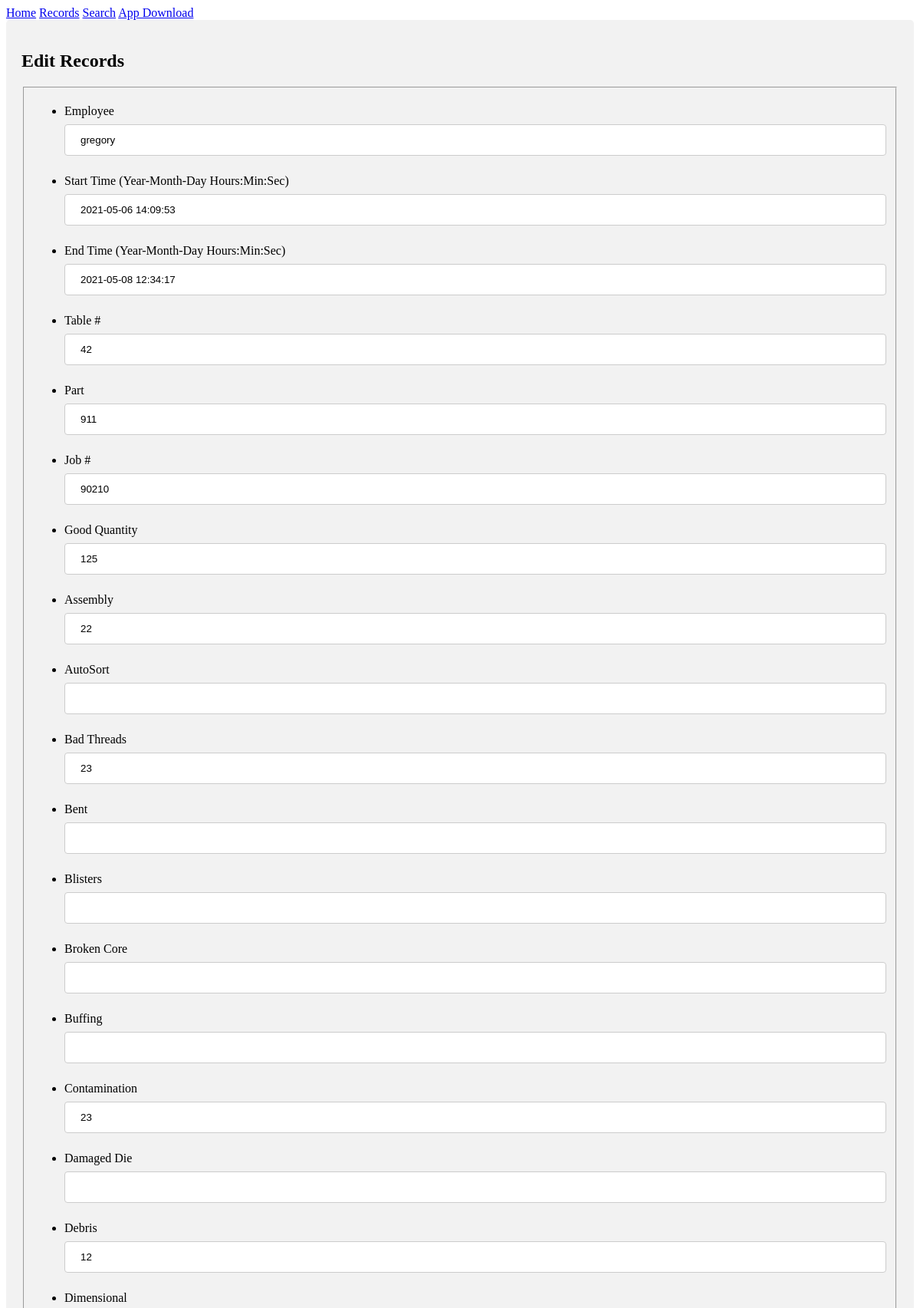
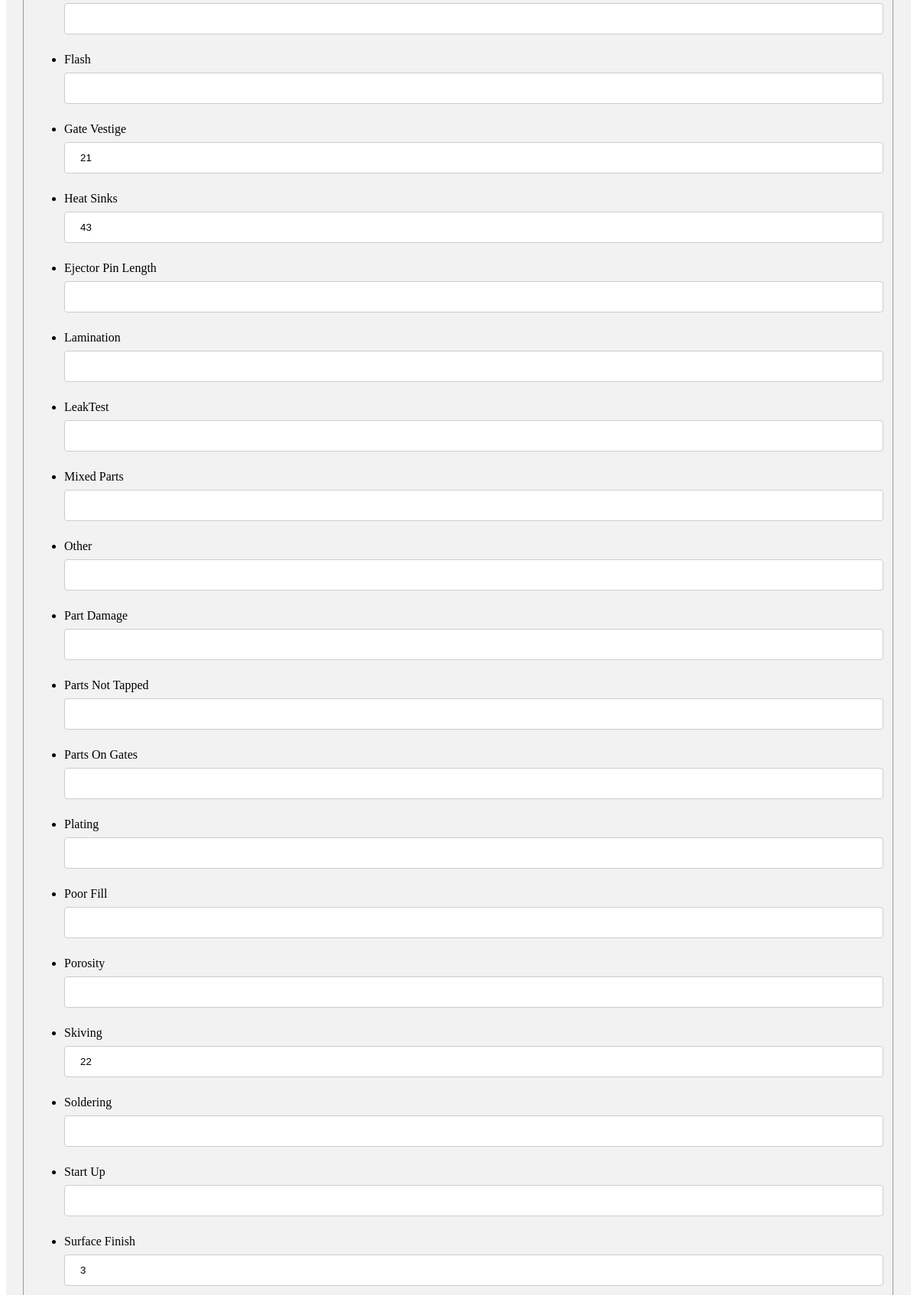
Page /edit_record/1 (upper part) on the committed database (2 pictures, top to bottom).
### app/models.py (models this page shows, shortened)
class Record(db.Model):
    __tablename__ = "sort-data"
    id = db.Column(db.Integer, primary_key=True)
    Employee = db.Column(db.String(64), index=False, unique=False, nullable=False)
    StartTime = db.Column(db.DateTime, index=False, unique=False, nullable=False)
    TableNumber = db.Column(db.Integer, nullable=False)
    Job = db.Column(db.Integer, nullable=False)
    Part = db.Column(db.Integer, nullable=False)
    Operation = db.Column(db.Integer, nullable=False)
    CastDate = db.Column(db.DateTime, nullable=False)
    CastShift = db.Column(db.Integer, nullable=False)
    GoodQuantity = db.Column(db.Integer, index=False, unique=False, nullable=False)
    Assembly = db.Column(db.Integer, nullable=True)
    AutoSort = db.Column(db.Integer, nullable=True)
    BadThreads = db.Column(db.Integer, nullable=True)
    Bent = db.Column(db.Integer, nullable=True)
    Blisters = db.Column(db.Integer, nullable=True)
    BrokenCore = db.Column(db.Integer, nullable=True)
    Buffing = db.Column(db.Integer, nullable=True)
    Contamination = db.Column(db.Integer, nullable=True)
    DamagedDie = db.Column(db.Integer, nullable=True)
    Debris = db.Column(db.Integer, nullable=True)
    Dimensional = db.Column(db.Integer, nullable=True)
    Flash = db.Column(db.Integer, nullable=True)
    GateVestige = db.Column(db.Integer, nullable=True)
    HeatSinks = db.Column(db.Integer, nullable=True)
    EjectorPinLength = db.Column(db.Integer, nullable=True)
    Lamination = db.Column(db.Integer, nullable=True)
    LeakTest = db.Column(db.Integer, nullable=True)
    MixedParts = db.Column(db.Integer, nullable=True)
    Other = db.Column(db.Integer, nullable=True)
    PartDamage = db.Column(db.Integer, nullable=True)
    PartsNotTapped = db.Column(db.Integer, nullable=True)
    PartsOnGates = db.Column(db.Integer, nullable=True)
    Plating = db.Column(db.Integer, nullable=True)
    PoorFill = db.Column(db.Integer, nullable=True)
    Porosity = db.Column(db.Integer, nullable=True)
    Skiving = db.Column(db.Integer, nullable=True)
    Soldering = db.Column(db.Integer, nullable=True)
    StartUp = db.Column(db.Integer, nullable=True)
    SurfaceFinish = db.Column(db.Integer, nullable=True)
    TrimDamage = db.Column(db.Integer, nullable=True)
    Weight = db.Column(db.Integer, nullable=True)
    WrongPart = db.Column(db.Integer, nullable=True)
    EndTime = db.Column(db.DateTime, nullable=True)
    Rework = db.Column(db.Integer, nullable=True)
    NIT = db.Column(db.Integer, nullable=True)

### app/routes.py (the view)
@app.route("/edit_record/<id>", methods=['POST', 'GET'])
def edit_record(id):
    record = Record.query.get(id)
    edit_form = EditForm(obj=record)
    if edit_form.validate():
        edit_form.populate_obj(record)
        db.session.commit()
    with open('app/errors.txt', 'a') as errorFile:
        for key in edit_form.errors:
            for value in edit_form.errors[key]:
                errorFile.write(key + ": " + value + "\n")
    return render_template(
        'edit_records2.html',
        edit_form = edit_form,
        template = "form-template"
    )

### app/templates/edit_records2.html (shortened to what this page needs)
{% extends 'layout.html' %}
{% block content %}
    <div class="form-wrapper">
        <h2 class="title">Edit Records</h2>
        <form method="POST" action="{{ url_for('records') }}">
            <fieldset class="form-field">
                {% for field in edit_form if field.widget.input_type != 'hidden' %}
                <ul>
                    <li>
                        {{ field.label }}
                        {{ field }}
                    </li>
                </ul>
                {% endfor %}
            </fieldset>
        </form>
    </div>
{% endblock %}

### app/static/css/main.css (style rules this page uses)
input { width: 100%; padding: 12px 20px; margin: 8px 0; display: inline-block; border: 1px solid #ccc; border-radius: 4px; box-sizing: border-box; }
div { border-radius: 5px; background-color: #f2f2f2; padding: 20px; }

### rows in the picture
Record: Employee "gregory" "2021-05-06 14:09:53" "2021-05-08 12:34:17" "42" "911" "90210" "125" "22" "23" "23" "12" "21" "43" "22" "3"

### other values in the picture
{{ field.label }} "Employee" "Start Time (Year-Month-Day Hours:Min:Sec)" "End Time (Year-Month-Day Hours:Min:Sec)" "Table #" "Part" "Job #" "Good Quantity" "Assembly" "AutoSort" "Bad Threads" "Bent" "Blisters" "Broken Core" "Buffing" "Contamination" "Damaged Die" "Debris" "Dimensional" "Flash" "Gate Vestige" "Heat Sinks" "Ejector Pin Length" "Lamination" "LeakTest" "Mixed Parts" "Other" "Part Damage" "Parts Not Tapped" "Parts On Gates" "Plating" "Poor Fill" "Porosity" "Skiving" "Soldering" "Start Up" "Surface Finish"
